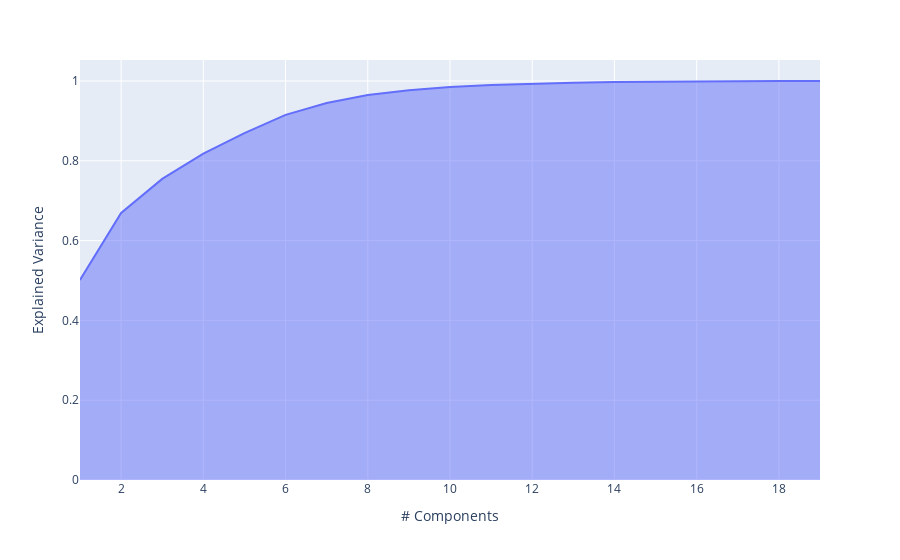

Notebook code cell kept with this figure:
### Markdown cell above
#### 2.2. PCA: explained variance plot
* Apply the PCA to the train part of the data. Build the explaided variance plot.

### Code cell
from sklearn.decomposition import PCA

import plotly.express as px

pca = PCA()
pca.fit(X_train_std)
exp_var_cumul = np.cumsum(pca.explained_variance_ratio_)

px.area(
    x=range(1, exp_var_cumul.shape[0] + 1),
    y=exp_var_cumul,
    labels={"x": "# Components", "y": "Explained Variance"}
)

### Figure 1 — Plotly figure (JSON) as saved in the notebook; plotly's stock layout.template omitted (floating-point values rounded to 4 significant figures)
{"data": [{"hovertemplate": "# Components=%{x}<br>Explained Variance=%{y}<extra></extra>", "legendgroup": "", "line": {"color": "#636efa"}, "marker": {"symbol": "circle"}, "mode": "lines", "name": "", "orientation": "v", "showlegend": false, "stackgroup": "1", "type": "scatter", "x": [1, 2, 3, 4, 5, 6, 7, 8, 9, 10, 11, 12, 13, 14, 15, 16, 17, 18, 19], "xaxis": "x", "y": [0.5015, 0.6694, 0.7547, 0.8177, 0.8694, 0.9152, 0.9449, 0.9652, 0.977, 0.9852, 0.9899, 0.993, 0.9954, 0.9972, 0.9983, 0.999, 0.9997, 1.0, 1.0], "yaxis": "y"}], "layout": {"legend": {"tracegroupgap": 0}, "margin": {"t": 60}, "xaxis": {"anchor": "y", "domain": [0, 1], "title": {"text": "# Components"}}, "yaxis": {"anchor": "x", "domain": [0, 1], "title": {"text": "Explained Variance"}}}}
